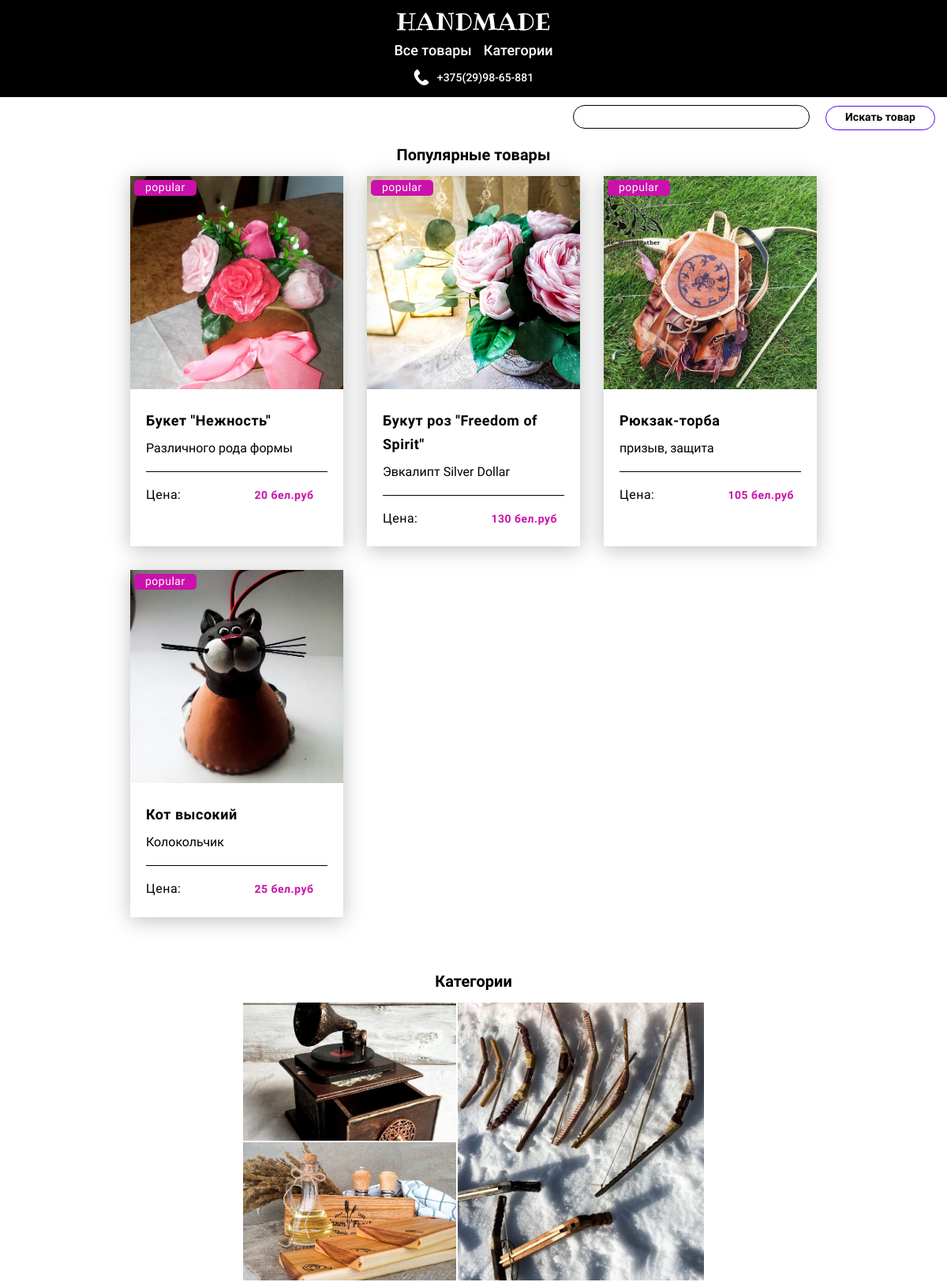
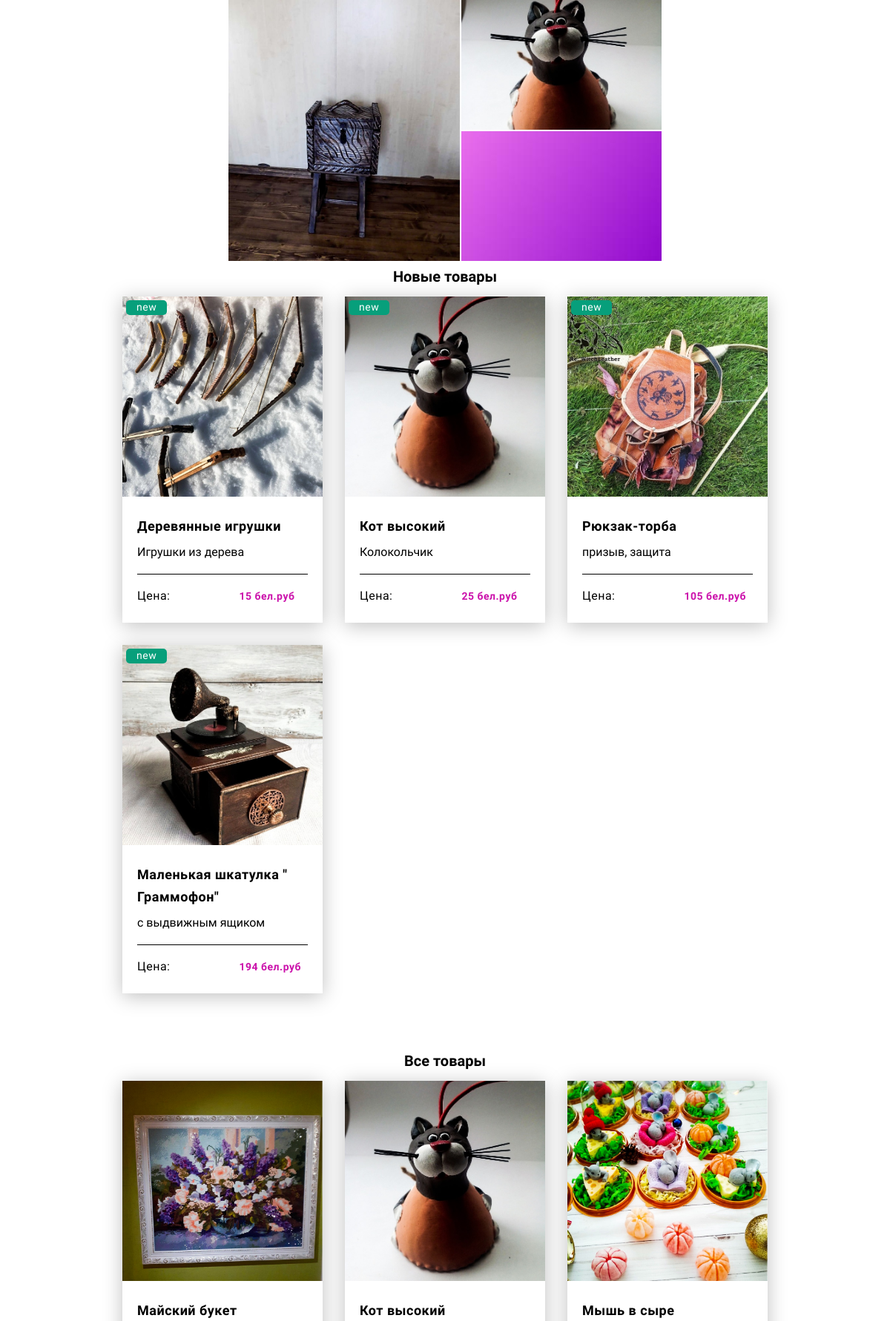
The page / (upper part) on the database its author committed (2 pictures, top to bottom).
### app.py (models this page shows, shortened)
class Product(db.Model):
    id = db.Column(db.Integer, primary_key=True)
    title = db.Column(db.String(80), default='Product №' + id)
    desc = db.Column(db.Text, default='There is no description')
    desc_opt = db.Column(db.String(250), default='There is no description')
    date = db.Column(db.DateTime, default=datetime.utcnow)
    visibility = db.Column(db.Boolean, default=True)
    price = db.Column(db.Integer, nullable=True)
    categories = db.Column(db.String(250), nullable=True)
    image = db.Column(db.String(250), nullable=True)
    author = db.Column(db.String(250), nullable=True)
    availability = db.Column(db.Integer, nullable=True)
    assignment = db.Column(db.String(250), nullable=True)
    material = db.Column(db.String(250), nullable=True)
    material_opt = db.Column(db.String(250), nullable=True)
    color = db.Column(db.String(250), nullable=True)
    color_opt = db.Column(db.String(250), nullable=True)
    size = db.Column(db.String(250), nullable=True)
    weight = db.Column(db.String(250), nullable=True)
    guarantee = db.Column(db.String(250), nullable=True)

### app.py (the view)
@app.route('/')
def index():
    products = Product.query.filter(Product.visibility == True).filter(Product.categories != "").order_by(
        Product.date).all()
    four_popular_products = db.session.query(Product) \
        .outerjoin(Order, Product.id == Order.product_id) \
        .filter(Product.date >= datetime(datetime.today().year, datetime.today().month, day=1)) \
        .filter(Product.visibility == True) \
        .group_by(Product.id) \
        .order_by(db.func.count(Order.product_id).desc()) \
        .limit(4).all()
    four_products = Product.query.filter(Product.visibility == True).order_by(func.random()).limit(4).all()
    four_new_products = Product.query.filter(Product.visibility == True).order_by(Product.date.desc()).limit(4).all()
    categories = []
    cat_images = []
    for product in products:
        categories.append(product.categories)
        cat_images.append((product.image.split(' '))[0])
    cat_img = dict(zip(categories, cat_images))
    keys = list(set(cat_img.keys()))
    random.shuffle(keys)
    cat_img_shuffled = dict()
    for key in keys:
        cat_img_shuffled.update({key: cat_img[key]})
    categories = []
    cat_images = []
    for c, i in cat_img_shuffled.items():
        categories.append(c)
        cat_images.append(i)
    return render_template("index.html",
                           four_popular_products=four_popular_products,
                           four_products=four_products,
                           four_new_products=four_new_products,
                           categories=categories[:5],
                           cat_images=cat_images[:5])

### templates/index.html (shortened to what this page needs)
{% extends 'base.html' %}
{% block body %}
<div class="page">
        <div class="container">
            <div class="page__content">
                <section class="popular-goods">
                    <div class="popular-goods__title">Популярные товары</div>
                    <div class="cards">
                        {% for el in four_popular_products %}
                        <div class="card">
                            <a href="{{ url_for('product', id=el.id) }}" class="card__link">
                                <div class="card__top">
                                    <img src="{{ url_for('static', filename=(el.image.split(' '))[0]) }}" alt="card" class="card__img">
                                    <div class="card__type type_popular">popular</div>
                                </div>
                                <div class="card__bottom">
                                    <div class="card__title">{{el.title}}</div>
                                    <div class="card__text">{{el.desc_opt}}</div>
                                    <div class="card__price price_popular">Цена:<span>{{ el.price }} бел.руб</span></div>
                                </div>
                            </a>
                        </div>
                        {% endfor %}
                    </div>
                </section>
                <section class="categories">
                    <div class="categories__title">Категории</div>
                    <div class="categories__columns">
                        <div class="categories__col">
                            {% for i in range(2) %}
                            <div class="categorie__item categorie__item_min">
                                <img class="categorie__img" src="{{ url_for('static', filename=cat_images[i]) }}" alt="categogrie__img">
                            </div>
                            {% endfor %}
                        </div>
                        <div class="categories__col">
                            <div class="categorie__item categorie__item_max">
                                <img class="categorie__img" src="{{ url_for('static', filename=cat_images[2]) }}" alt="categogrie__img">
                            </div>
                        </div>
                        <div class="categories__col">
                            <div class="categorie__item categorie__item_max">
                                <img class="categorie__img" src="{{ url_for('static', filename=cat_images[3]) }}" alt="categogrie__img">
                            </div>
                        </div>
                        <div class="categories__col">
                            <div class="categorie__item categorie__item_min">
                                <img class="categorie__img" src="{{ url_for('static', filename=cat_images[4]) }}" alt="categogrie__img">
                            </div>
                            <div class="categorie__item categorie__item_min">
                                <img class="categorie__img" src="{{ url_for('static', filename='images/dest/photo/all_cat_img.jpg') }}" alt="categogrie__img">
                            </div>
                        </div>
                    </div>
                </section>
                <section class="new-goods">
                    <div class="new-goods__title">Новые товары</div>
                    <div class="cards">
                        {% for el in four_new_products %}
                        <div class="card">
                            <a href="{{ url_for('product', id=el.id) }}" class="card__link">
                                <div class="card__top">
                                    <img src="{{ url_for('static', filename=(el.image.split(' '))[0]) }}" alt="card" class="card__img">
                                    <div class="card__type type_new">new</div>
                                </div>
                                <div class="card__bottom">
                                    <div class="card__title">{{el.title}}</div>
                                    <div class="card__text">{{el.desc_opt}}</div>
                                    <div class="card__price price_popular">Цена:<span>{{ el.price }} бел.руб</span></div>
                                </div>
                            </a>
                        </div>
                        {% endfor %}
                    </div>
                </section>
                <section class="all-goods">
                    <div class="all-goods__title">Все товары</div>
                    <div class="cards">
                        {% for el in four_products %}
                        <div class="card">
                            <a href="{{ url_for('product', id=el.id) }}" class="card__link">
                                <div class="card__top">
                                    <img src="{{ url_for('static', filename=(el.image.split(' '))[0]) }}" alt="card" class="card__img">
                                </div>
                                <div class="card__bottom">
                                    <div class="card__title">{{el.title}}</div>
                                </div>
                            </a>
                        </div>
                        {% endfor %}
                    </div>
                </section>
            </div>
        </div>
    </div>
{% endblock %}

### static/css/app.css (style rules this page uses)
html { line-height: 1.15; -webkit-text-size-adjust: 100% }
body { margin: 0 }
a { background-color: transparent }
img { border-style: none }
img { display: block }
body { color: #fff; font-size: 14px; font-weight: 400; line-height: 19px; font-family: Roboto }
.container { max-width: 1200px; margin: 0 auto; padding: 0 15px }
.all-goods, .categories, .new-goods, .popular-goods, .goods-categories, .similar-products { padding: 10px 0 0 0 }
.all-goods__title, .categories__title, .new-goods__title, .popular-goods__title, .goods-categories__title, .similar-products__title { font-size: 20px; line-height: 1.15; font-weight: 700; color: #000; margin-bottom: 15px }
.cards { display: -webkit-box; display: -ms-flexbox; display: flex; width: 100%; -ms-flex-wrap: wrap; flex-wrap: wrap; -webkit-box-pack: justify; -ms-flex-pack: justify; column-gap: 30px; padding-bottom: 30px }
.cards .card { min-width: 270px; width: 270px; margin-bottom: 30px; -webkit-box-shadow: 0 4px 25px rgba(0,0,0,.25); box-shadow: 0 4px 25px rgba(0,0,0,.25) }
.card { -webkit-transition: .4s linear; -o-transition: .4s linear; transition: .4s linear }
.card__link { text-decoration: none }
.card__top { position: relative; height: 270px; overflow: hidden }
.card__img { width: 100%; height: 100%; object-fit: cover; position: absolute; left: 50%; transform: translateX(-50%); -webkit-transition: .4s linear; -o-transition: .4s linear; transition: transform .4s linear }
.card__type { position: absolute; top: 5px; left: 5px; border-radius: 5px; color: #fff; font-size: 14px; line-height: 1.14; padding: 2px 14px; letter-spacing: .5px }
.card__bottom { color: #000; padding: 25px 20px 26px; word-wrap: break-word; }
.card__title { font-weight: 700; font-size: 18px; line-height: 1.66; letter-spacing: .5px; text-decoration: none; margin-bottom: 10px }
.card__text { font-size: 16px; line-height: 19px; padding-bottom: 21px; position: relative }
.card__text::after { content: ""; display: block; position: absolute; bottom: 0; width: 100%; height: 1px; background-color: #000 }
.card__price { padding-top: 20px; font-size: 16px; line-height: 1.18; letter-spacing: .5px }
.card__price span { margin-left: 93px; font-weight: 700; font-size: 14px; line-height: 1.14 }
.type_popular { background-color: #cb11ab }
.type_new { background-color: #079f7b }
.price_popular span { color: #cb11ab }
.categories__columns { display: flex; }
.categories__col { margin-right: 2px; }
.categorie__item { position: relative; }
.categorie__item_min:first-child { margin-bottom: 2px; }
.categorie__item_min { width: 270px; height: 175px; }
.categorie__item_max { width: 312px; height: 352px; }
.categorie__img { width: 100%; height: 100%; object-fit: cover; }
.all-goods { padding: 20px 0 40px 0 }
body { position: relative; }
@media (max-width:1200px) { .all-goods__title, .categories__title, .new-goods__title, .popular-goods__title, .goods-categories__title, .goods-categorie__title, .similar-products__title { text-align: center } }
@media (max-width:1200px) { .cards { width: 870px; margin: 0 auto; -ms-flex-wrap: wrap; flex-wrap: wrap } }
@media (max-width:1200px) { .goods-categories__title, .categories__title { text-align: center; } }
@media (max-width:1200px) { .categories__columns { width: 584px; margin: 0 auto; flex-wrap: wrap; } }
@media (max-width:1200px) { .categories__col:nth-child(1), .categories__col:nth-child(2) { margin-bottom: 2px; } }
@media (max-width:1200px) { .categories__col:nth-child(2), .categories__col:nth-child(4) { margin-right: 0; } }

### rows shown on the page
Product: shows a picture, title "Букет \"Нежность\"", desc_opt "Различного рода формы", price "20"
Product: shows a picture, title "Букут роз \"Freedom of Spirit\"", desc_opt "Эвкалипт Silver Dollar", price "130"
Product: shows a picture, title "Рюкзак-торба", desc_opt "призыв, защита", price "105"
Product: shows a picture, title "Кот высокий", desc_opt "Колокольчик", price "25"
Product: shows a picture, title "Деревянные игрушки", desc_opt "Игрушки из дерева", price "15"
Product: shows a picture, title "Маленькая шкатулка \" Граммофон\"", desc_opt "с выдвижным ящиком", price "194"
Product: shows a picture, title "Майский букет"
Product: shows a picture, title "Мышь в сыре"
